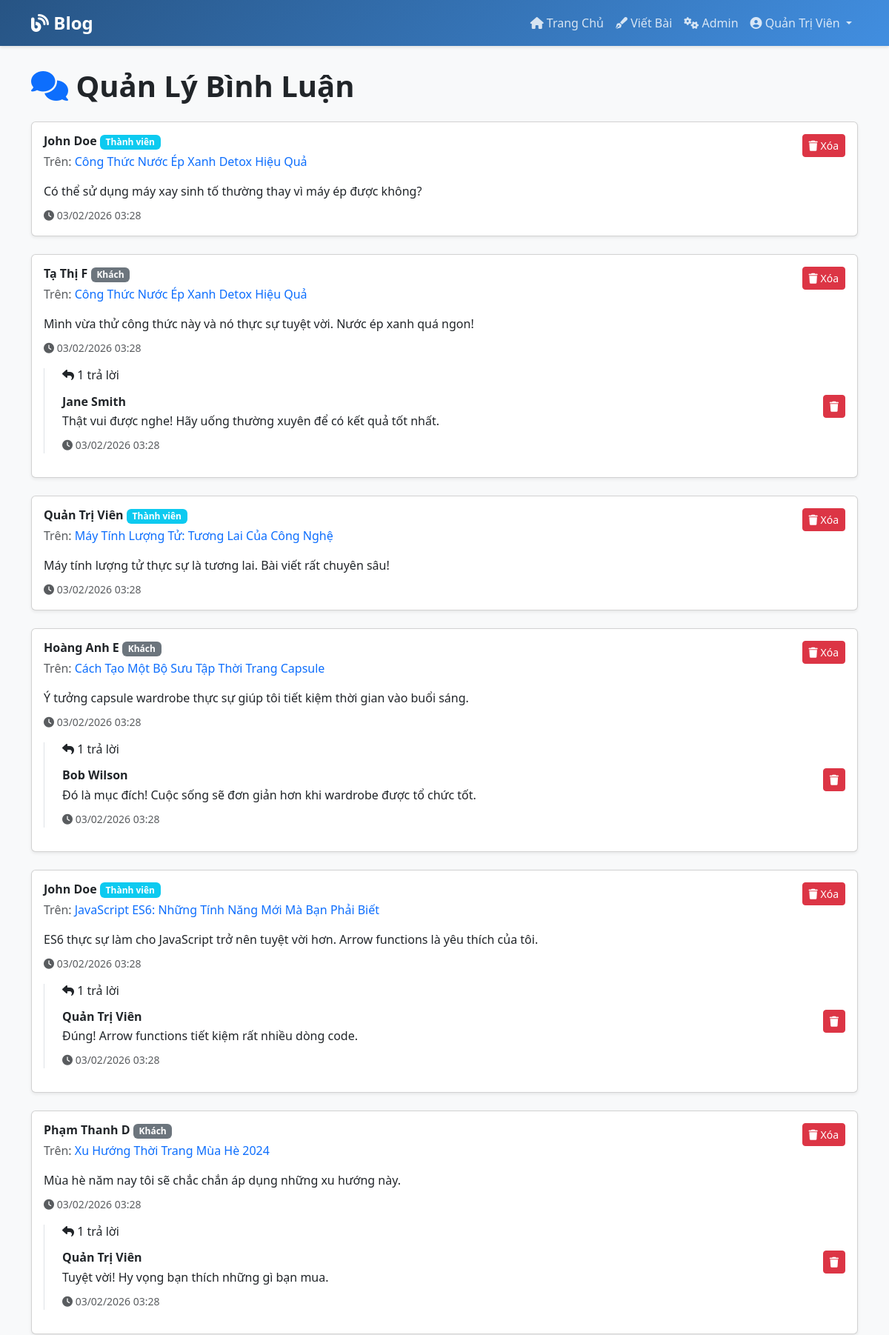
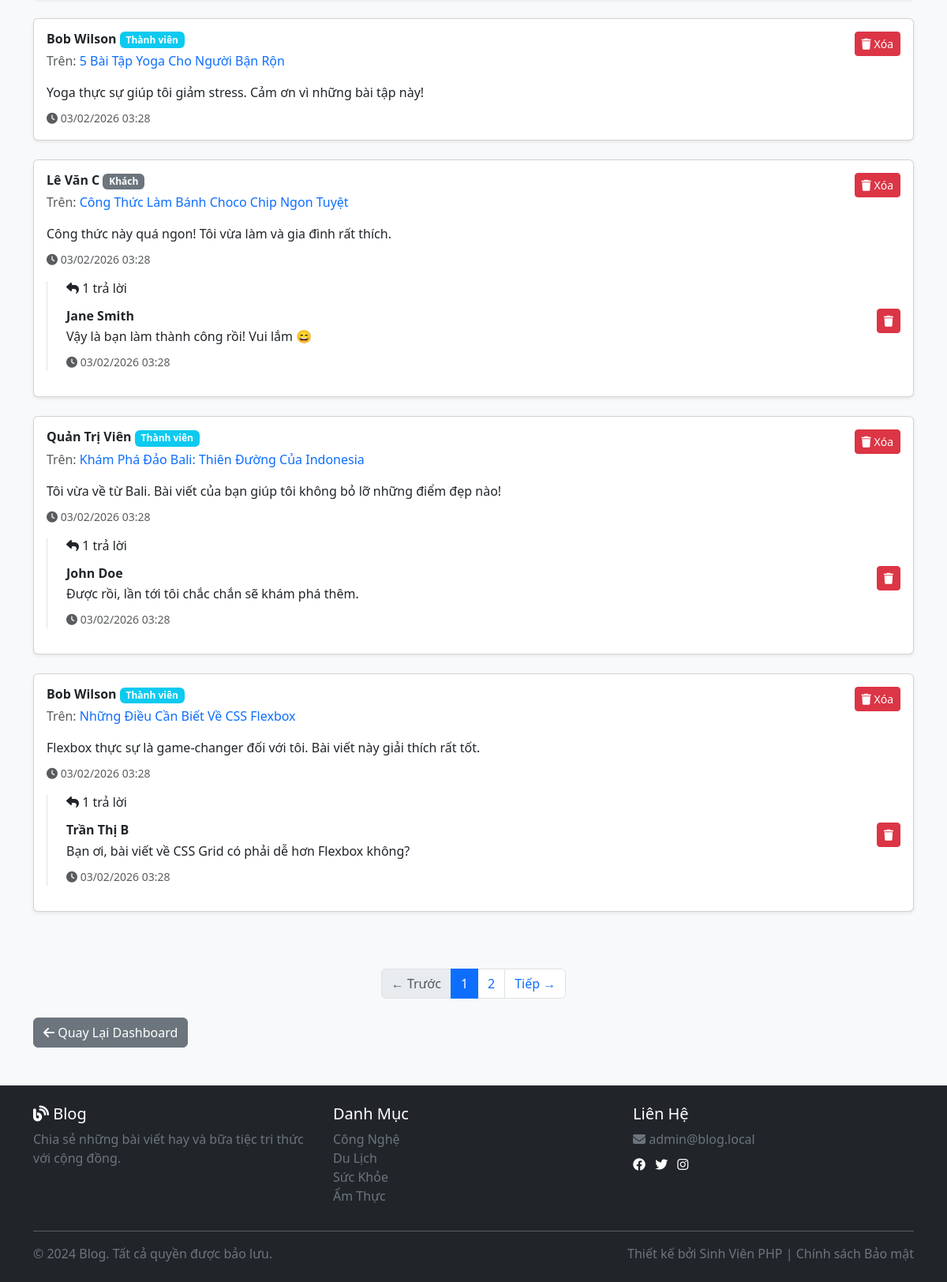
The app's page /admin/comments.php (signed in) with its own data (2 pictures, top to bottom).
### tables this page shows
CREATE TABLE comments (
    id INT PRIMARY KEY AUTO_INCREMENT,
    post_id INT NOT NULL,
    parent_id INT DEFAULT 0,   
    name VARCHAR(100),   
    email VARCHAR(100),   
    content TEXT NOT NULL,
    user_id INT,   
    created_at TIMESTAMP DEFAULT CURRENT_TIMESTAMP,
    updated_at TIMESTAMP DEFAULT CURRENT_TIMESTAMP ON UPDATE CURRENT_TIMESTAMP,
    FOREIGN KEY (post_id) REFERENCES posts(id) ON DELETE CASCADE,
    FOREIGN KEY (user_id) REFERENCES users(id) ON DELETE CASCADE,
    FOREIGN KEY (parent_id) REFERENCES comments(id) ON DELETE CASCADE,
    INDEX idx_post (post_id),
    INDEX idx_user (user_id),
    INDEX idx_parent (parent_id),
    INDEX idx_created (created_at)
);

CREATE TABLE users (
    id INT PRIMARY KEY AUTO_INCREMENT,
    username VARCHAR(50) UNIQUE NOT NULL,
    email VARCHAR(100) UNIQUE NOT NULL,
    password VARCHAR(255) NOT NULL,
    fullname VARCHAR(100) NOT NULL,
    role ENUM('user', 'admin') DEFAULT 'user',
    created_at TIMESTAMP DEFAULT CURRENT_TIMESTAMP,
    updated_at TIMESTAMP DEFAULT CURRENT_TIMESTAMP ON UPDATE CURRENT_TIMESTAMP
);

CREATE TABLE posts (
    id INT PRIMARY KEY AUTO_INCREMENT,
    title VARCHAR(255) NOT NULL,
    slug VARCHAR(255) UNIQUE NOT NULL,
    excerpt TEXT,
    content LONGTEXT NOT NULL,
    user_id INT NOT NULL,
    category_id INT,
    tags VARCHAR(255),
    views INT DEFAULT 0,
    created_at TIMESTAMP DEFAULT CURRENT_TIMESTAMP,
    updated_at TIMESTAMP DEFAULT CURRENT_TIMESTAMP ON UPDATE CURRENT_TIMESTAMP,
    FOREIGN KEY (user_id) REFERENCES users(id) ON DELETE CASCADE,
    FOREIGN KEY (category_id) REFERENCES categories(id) ON DELETE SET NULL,
    INDEX idx_user (user_id),
    INDEX idx_category (category_id),
    INDEX idx_slug (slug),
    INDEX idx_created (created_at)
);

### includes/database.php (called while the page is built, shortened)
<?php
class Database {
    private $pdo;
    public function __construct() {
        try {
            $dsn = 'mysql:host=' . DB_HOST . ';dbname=' . DB_NAME . ';charset=utf8mb4';
            $this->pdo = new PDO($dsn, DB_USER, DB_PASS, [
                PDO::ATTR_ERRMODE => PDO::ERRMODE_EXCEPTION,
                PDO::ATTR_DEFAULT_FETCH_MODE => PDO::FETCH_ASSOC,
                PDO::ATTR_EMULATE_PREPARES => false,
            ]);
        } catch (PDOException $e) {
            die('Kết nối database thất bại: ' . $e->getMessage());
        }
    }
    public function query($sql, $params = []) {
        $stmt = $this->pdo->prepare($sql);
        $stmt->execute($params);
        return $stmt;
    }
    public function fetchAll($sql, $params = []) {
        $stmt = $this->query($sql, $params);
        return $stmt->fetchAll();
    }
    public function fetchColumn($sql, $params = []) {
        $stmt = $this->query($sql, $params);
        return $stmt->fetchColumn();
    }
}
$db = new Database();

### admin/comments.php (the view, shortened to what this page needs)
<?php
require_once __DIR__ . '/../includes/database.php';
require_once __DIR__ . '/../includes/functions.php';
$currentPage = isset($_GET['page']) ? max(1, (int)$_GET['page']) : 1;
$totalComments = $db->fetchColumn('SELECT COUNT(*) FROM comments WHERE parent_id = 0');
$pageInfo = getPaginationInfo($currentPage, $totalComments, 10);
$comments = $db->fetchAll(
    'SELECT c.*, p.title, u.fullname
     FROM comments c
     JOIN posts p ON c.post_id = p.id
     LEFT JOIN users u ON c.user_id = u.id
     WHERE c.parent_id = 0
     ORDER BY c.created_at DESC
     LIMIT ? OFFSET ?',
    [$pageInfo['limit'], $pageInfo['offset']]
);
require_once __DIR__ . '/../includes/header.php';
?>
<div class="row mb-4">
    <div class="col-12">
        <h1 class="display-6 fw-bold mb-0">
            <i class="fas fa-comments text-primary"></i> Quản Lý Bình Luận
        </h1>
    </div>
</div>
<?php if (empty($comments)): ?>
    <div class="alert alert-info">
        <i class="fas fa-info-circle"></i> Chưa có bình luận nào.
    </div>
<?php else: ?>
    <div class="row">
        <?php foreach ($comments as $comment): ?>
            <?php $replies = $db->fetchAll('SELECT * FROM comments WHERE parent_id = ? ORDER BY created_at ASC', [$comment['id']]); ?>
            <div class="col-12 mb-4">
                <div class="card shadow-sm">
                    <div class="card-body">
                        <div class="d-flex justify-content-between align-items-start mb-3">
                            <div>
                                <h6 class="mb-1">
                                    <strong>
                                        <?php
                                        echo $comment['user_id'] ? escape($comment['fullname']) : escape($comment['name']);
                                        ?>
                                    </strong>
                                    <?php if ($comment['user_id']): ?>
                                        <span class="badge bg-info">Thành viên</span>
                                    <?php else: ?>
                                        <span class="badge bg-secondary">Khách</span>
                                    <?php endif; ?>
                                </h6>
                                <p class="text-muted mb-0">
                                    Trên: <a href="<?php echo SITE_URL; ?>/post.php?id=<?php echo $comment['post_id']; ?>"
                                             class="text-decoration-none">
                                        <?php echo escape($comment['title']); ?>
                                    </a>
                                </p>
                            </div>
                            <form method="POST" class="d-inline">
                                <button type="submit" name="action" value="delete" class="btn btn-sm btn-danger"
                                        onclick="return confirm('Xóa bình luận này?');">
                                    <i class="fas fa-trash"></i> Xóa
                                </button>
                            </form>
                        </div>
                        <p class="mb-2">
                            <?php echo nl2br(escape($comment['content'])); ?>
                        </p>
                        <small class="text-muted">
                            <i class="fas fa-clock"></i> <?php echo formatDate($comment['created_at'], 'd/m/Y H:i'); ?>
                        </small>
                        <?php if (!empty($replies)): ?>
                            <div class="mt-3 ps-4 border-start">
                                <h6 class="mb-3">
                                    <i class="fas fa-reply"></i> <?php echo count($replies); ?> trả lời
                                </h6>
                                <?php foreach ($replies as $reply): ?>
                                    <div class="mb-3">
                                        <div class="d-flex justify-content-between align-items-start">
                                            <div>
                                                <h6 class="mb-1">
                                                    <strong>
                                                        <?php
                                                        echo $reply['user_id'] ? escape($db->fetchColumn('SELECT fullname FROM users WHERE id = ?', [$reply['user_id']])) : escape($reply['name']);
                                                        ?>
                                                    </strong>
                                                </h6>
                                                <p class="mb-2">
                                                    <?php echo nl2br(escape($reply['content'])); ?>
                                                </p>
                                                <small class="text-muted">
                                                    <i class="fas fa-clock"></i> <?php echo formatDate($reply['created_at'], 'd/m/Y H:i'); ?>
                                                </small>
                                            </div>
                                            <form method="POST" class="d-inline">
                                                <button type="submit" name="action" value="delete" class="btn btn-sm btn-danger"
                                                        onclick="return confirm('Xóa bình luận này?');">
                                                    <i class="fas fa-trash"></i>
                                                </button>
                                            </form>
                                        </div>
                                    </div>
                                <?php endforeach; ?>
                            </div>
                        <?php endif; ?>
                    </div>
                </div>
            </div>
        <?php endforeach; ?>
    </div>
    <?php if ($pageInfo['totalPages'] > 1): ?>
        <div class="mt-5">
            <?php echo renderPagination($currentPage, $pageInfo['totalPages'], 'comments.php'); ?>
        </div>
    <?php endif; ?>
<?php endif; ?>
<div class="mt-4">
    <a href="index.php" class="btn btn-secondary">
        <i class="fas fa-arrow-left"></i> Quay Lại Dashboard
    </a>
</div>
<?php require_once __DIR__ . '/../includes/footer.php'; ?>

### includes/header.php (style rules this page uses)
:root { --primary-color: #3a89dd; --secondary-color: #6c757d; }
body { background-color: #f8f9fa; font-family: 'Segoe UI', Tahoma, Geneva, Verdana, sans-serif; }

### records on screen
comments: user.fullname "John Doe", shows "Thành viên", post.title "Công Thức Nước Ép Xanh Detox Hiệu Quả", content "Có thể sử dụng máy xay sinh tố thường thay vì máy ép được không?", created_at "03/02/2026 03:28"
comments: name "Tạ Thị F", shows "Khách", post.title "Công Thức Nước Ép Xanh Detox Hiệu Quả", content "Mình vừa thử công thức này và nó thực sự tuyệt vời. Nước ép xanh quá ngon!", created_at "03/02/2026 03:28", count($replies) "1"
comments: user.fullname "Jane Smith", content "Thật vui được nghe! Hãy uống thường xuyên để có kết quả tốt nhất.", created_at "03/02/2026 03:28"
comments: user.fullname "Quản Trị Viên", shows "Thành viên", post.title "Máy Tính Lượng Tử: Tương Lai Của Công Nghệ", content "Máy tính lượng tử thực sự là tương lai. Bài viết rất chuyên sâu!", created_at "03/02/2026 03:28"
comments: name "Hoàng Anh E", shows "Khách", post.title "Cách Tạo Một Bộ Sưu Tập Thời Trang Capsule", content "Ý tưởng capsule wardrobe thực sự giúp tôi tiết kiệm thời gian vào buổi sáng.", created_at "03/02/2026 03:28", count($replies) "1"
comments: user.fullname "Bob Wilson", content "Đó là mục đích! Cuộc sống sẽ đơn giản hơn khi wardrobe được tổ chức tốt.", created_at "03/02/2026 03:28"
comments: user.fullname "John Doe", shows "Thành viên", post.title "JavaScript ES6: Những Tính Năng Mới Mà Bạn Phải Biết", content "ES6 thực sự làm cho JavaScript trở nên tuyệt vời hơn. Arrow functions là yêu thích của tôi.", created_at "03/02/2026 03:28", count($replies) "1"
comments: user.fullname "Quản Trị Viên", content "Đúng! Arrow functions tiết kiệm rất nhiều dòng code.", created_at "03/02/2026 03:28"
comments: name "Phạm Thanh D", shows "Khách", post.title "Xu Hướng Thời Trang Mùa Hè 2024", content "Mùa hè năm nay tôi sẽ chắc chắn áp dụng những xu hướng này.", created_at "03/02/2026 03:28", count($replies) "1"
comments: user.fullname "Quản Trị Viên", content "Tuyệt vời! Hy vọng bạn thích những gì bạn mua.", created_at "03/02/2026 03:28"
comments: user.fullname "Bob Wilson", shows "Thành viên", post.title "5 Bài Tập Yoga Cho Người Bận Rộn", content "Yoga thực sự giúp tôi giảm stress. Cảm ơn vì những bài tập này!", created_at "03/02/2026 03:28"
comments: name "Lê Văn C", shows "Khách", post.title "Công Thức Làm Bánh Choco Chip Ngon Tuyệt", content "Công thức này quá ngon! Tôi vừa làm và gia đình rất thích.", created_at "03/02/2026 03:28", count($replies) "1"
comments: user.fullname "Jane Smith", content "Vậy là bạn làm thành công rồi! Vui lắm 😄", created_at "03/02/2026 03:28"
comments: user.fullname "Quản Trị Viên", shows "Thành viên", post.title "Khám Phá Đảo Bali: Thiên Đường Của Indonesia", content "Tôi vừa về từ Bali. Bài viết của bạn giúp tôi không bỏ lỡ những điểm đẹp nào!", created_at "03/02/2026 03:28", count($replies) "1"
comments: user.fullname "John Doe", content "Được rồi, lần tới tôi chắc chắn sẽ khám phá thêm.", created_at "03/02/2026 03:28"
comments: user.fullname "Bob Wilson", shows "Thành viên", post.title "Những Điều Cần Biết Về CSS Flexbox", content "Flexbox thực sự là game-changer đối với tôi. Bài viết này giải thích rất tốt.", created_at "03/02/2026 03:28", count($replies) "1"
comments: name "Trần Thị B", content "Bạn ơi, bài viết về CSS Grid có phải dễ hơn Flexbox không?", created_at "03/02/2026 03:28"

### other values on screen
SITE_NAME "Blog"
$_SESSION['fullname'] "Quản Trị Viên"
CONTACT_EMAIL "admin@blog.local"
